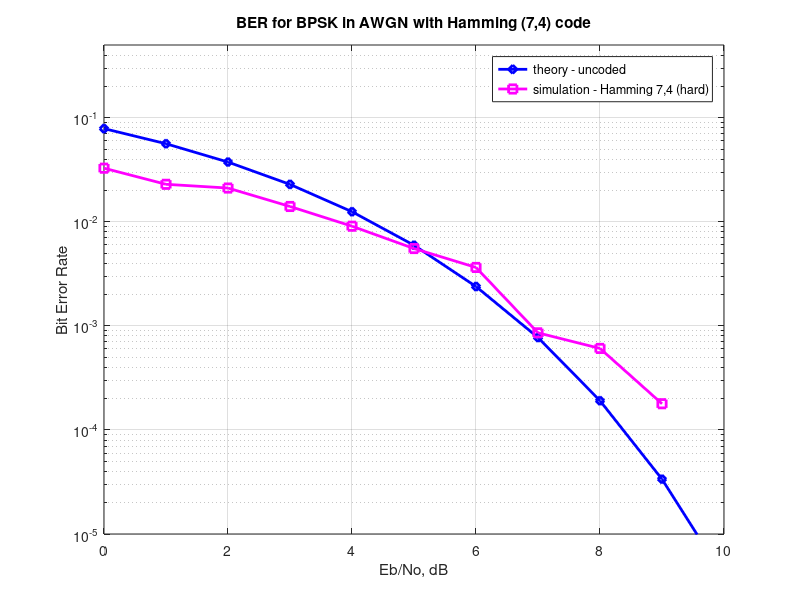

Source code (MATLAB):
Eb_N0_dB = [0:1:10]; % multiple Eb/N0 values
Ec_N0_dB = -Eb_N0_dB + 10*log10(7/4);
EbNo = 10^(4/7);
R = 4/7;
sigma = sqrt(1/(2*R*EbNo));
K = 4;
N = 7;
%all possible code words from generation matrix to compare min distance
cwords = [0 0 0 0 0 0 0;
0 0 0 1 0 1 1;
0 0 1 0 1 1 0;
0 1 0 1 1 0 0;
1 0 1 1 0 0 0;
0 1 1 0 0 0 1;
1 1 0 0 0 1 0;
1 0 0 0 1 0 1;
0 1 0 0 1 1 1;
1 0 0 1 1 1 0;
0 0 1 1 1 0 1;
0 1 1 1 0 1 0;
1 1 1 0 1 0 0;
1 1 0 1 0 0 1;
1 0 1 0 0 1 1;
1 1 1 1 1 1 1;
]
Nbiterrs = 0;
Nblocks = 1000;
Nerrs=[];
y = 0;
on = 0;
for l = 1:length(Eb_N0_dB)
Nbiterrs = 0;
for i = 1:(Nblocks)
y = 0;
msg = randi([0,1],1,K); %generation of random msgs
cword = [msg mod(msg(1)+msg(2)+msg(3),2)...
mod(msg(2)+msg(3)+msg(4),2)...
mod(msg(1)+msg(2)+msg(4),2)]; %code word generation
s = 1-2*cword; %BPSK bit to symbol
EbNo = 10.^(-Ec_N0_dB(l)/10);
sigma = sqrt(1/(2*R*EbNo));
r = s+sigma*(randn(1,N));% adding AWGN noise
%hard decision decoding
 b = (real(r)<0);
 dist = mod(repmat(b,16,1)+cwords,2)*ones(7,1);
 [mind,pos] = min(dist);
 msg_cap1 = cwords(pos,1:4);
 %soft-decision decoding
 corr = (1-2*cwords)*r';
 [mind2,pos1] = max(corr);
 msg_cap2 = cwords(pos1,1:4);
 %use msg_cap1 for hard-decoding and msg_cap2 for soft decoding

 y = sum(msg ~= msg_cap1);
 if(y>0)
 Nbiterrs = Nbiterrs+y;
 end
 on = max(on,y);
 end

 Nerrs(l) = Nbiterrs/on;

end
BER_th = 0.5*erfc(sqrt(10.^(Eb_N0_dB/10)));
BER_sim = Nerrs/7000;
close all
figure
semilogy(Eb_N0_dB,BER_th,'bd-','LineWidth',2);
hold on
semilogy(Eb_N0_dB,BER_sim,'ms-','LineWidth',2);
axis([0 10 10^-5 0.5])
grid on
legend('theory - uncoded', 'simulation - Hamming 7,4 (hard)');
xlabel('Eb/No, dB');
ylabel('Bit Error Rate');
title('BER for BPSK in AWGN with Hamming (7,4) code');